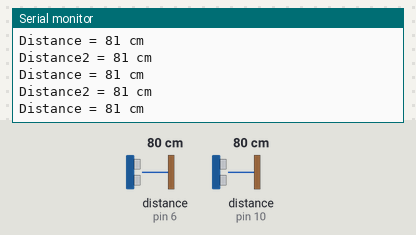
Bench run of a sketch on a simulated Arduino Uno, built with avr-gcc and run on an emulated ATmega328P. Parts: the last lines printed to the serial monitor. The test bench sets the inputs (shaded band); at power-on: distance to the obstacle (sensors on pin 6, pin 10) 80 cm. The echo pulse lasts 58.3 µs per cm.

Above: at 1.2 s.
1.3 s: distance to the obstacle (sensor on pin 6) set to 2 cm
At 2.4 s:
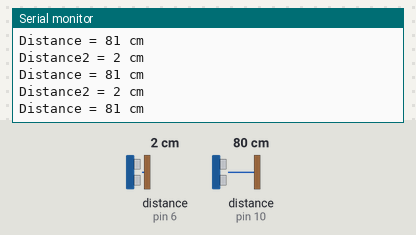
4.3 s: distance to the obstacle (sensor on pin 10) set to 2 cm
At 4.9 s:
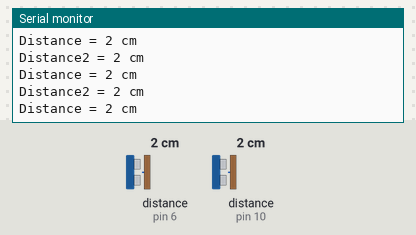
7.3 s: distance to the obstacle (sensor on pin 6) set to 120 cm
At 8.4 s:
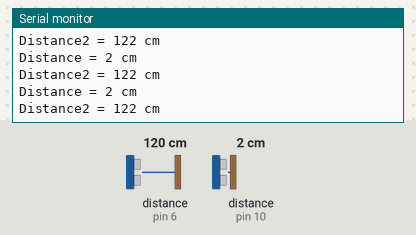
10.3 s: distance to the obstacle (sensor on pin 6) set to 4 cm
At 11.1 s:
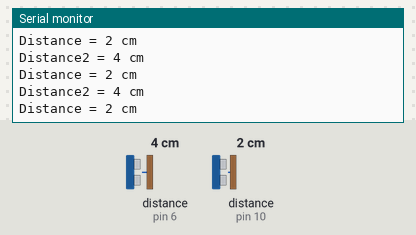
13.3 s: distance to the obstacle (sensor on pin 10) set to 18 cm
At 14.3 s:
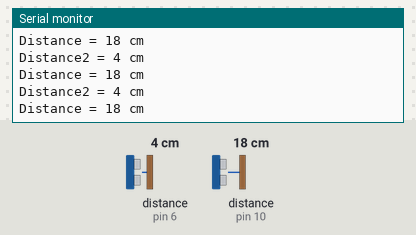
16.3 s: distance to the obstacle (sensor on pin 10) set to 4 cm
At 16.8 s:
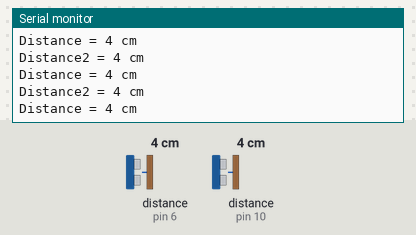
Timing chart, 0 to 19.3 s (numbered marks = the images above; inputs shaded):
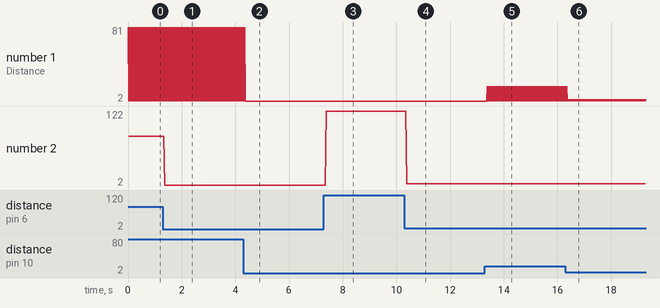

Measured:
- after the input at 1.3 s, the serial monitor: prints a new line after 0.07 s (image 1)
- after the input at 4.3 s, the serial monitor: prints a new line after 0.08 s (image 2)
- after the input at 7.3 s, the serial monitor: prints a new line after 0.08 s (image 3)
- after the input at 10.3 s, the serial monitor: prints a new line after 0.08 s (image 4)
- after the input at 13.3 s, the serial monitor: prints a new line after 0.09 s (image 5)
- after the input at 16.3 s, the serial monitor: prints a new line after 0.08 s (image 6)
- plotted number 2: 2 → 122 after the input at 7.3 s, 122 → 4 after the input at 10.3 s

The sketch:

ultrasonics.ino
```cpp
#include "NewPing.h"

#define TRIGGER_PIN 9
#define ECHO_PIN 10
#define TRIGGER_PIN2 5
#define ECHO_PIN2 6

#define MAX_DISTANCE 400

NewPing sonar(TRIGGER_PIN, ECHO_PIN, MAX_DISTANCE);
NewPing sonar2(TRIGGER_PIN2, ECHO_PIN2, MAX_DISTANCE);

void setup() {
  Serial.begin(9600);
}

void loop() {
  Serial.print("Distance = ");
  Serial.print(sonar.ping_cm());
  Serial.println(" cm");
  Serial.print("Distance2 = ");
  Serial.print(sonar2.ping_cm());
  Serial.println(" cm");
}
```
